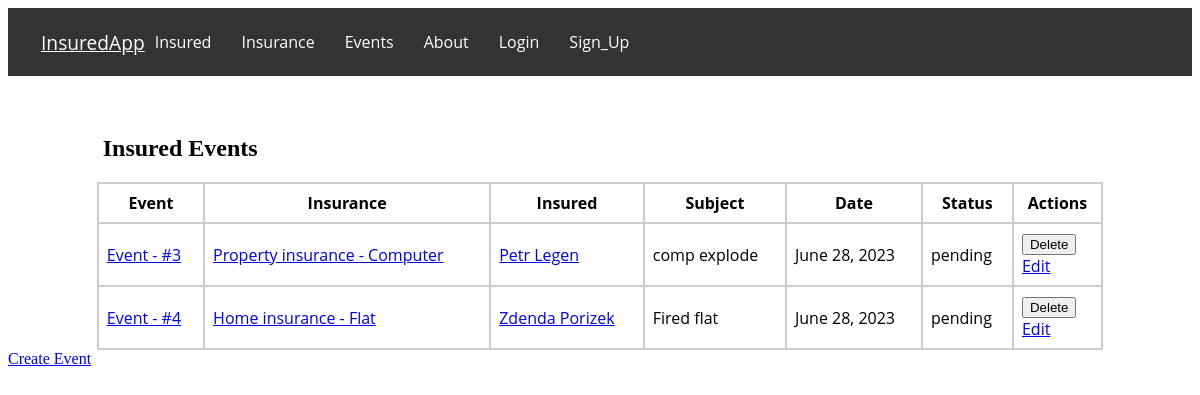
Screenshot of /insurance_events/ with the database file from the repository.
### evidence/models.py (models this page shows, shortened)
class InsuranceEvent(models.Model):
    STATUS_CHOICES = (
        ('pending', 'Pending'),
        ('approved', 'Approved'),
        ('rejected', 'Rejected'),
        ('in_progress', 'In Progress'),
        ('completed', 'Completed'),
    )
    insurance = models.ForeignKey(Insurance, on_delete=models.CASCADE, null=True)
    subject = models.CharField(max_length=32, null=True)
    description = models.TextField()
    date = models.DateField()
    status = models.CharField(max_length=32, choices=STATUS_CHOICES)
    note = models.TextField(blank=True, null=True)

class Insurance(models.Model):
    INSURANCE_TYPE = (
        ('home', 'Home insurance'),
        ('car', 'Car insurance'),
        ('property', 'Property insurance'),
    )
    insurance = models.ManyToManyField(Insured, related_name='insurance')
    type = models.CharField(max_length=32, choices=INSURANCE_TYPE)
    subject = models.CharField(max_length=32)
    amount = models.IntegerField()
    valid_from = models.DateField()
    valid_until = models.DateField()
    class Meta:
        ordering = ['id']

class Insured(models.Model):
    user = models.ForeignKey(User, on_delete=models.CASCADE, related_name='insured', null=True)
    ROLE_CHOICES = (
        ('insurer', 'Insurer'),
        ('insured', 'Insured'),
    )
    first_name = models.CharField(max_length=100)
    profile_photo = models.ImageField(upload_to='profile_photos', blank=True, null=True)
    last_name = models.CharField(max_length=100)
    email = models.EmailField()
    role = models.CharField(max_length=10, choices=ROLE_CHOICES, null=True)
    street = models.CharField(max_length=100)
    city = models.CharField(max_length=64)
    zipcode = models.IntegerField()
    phone = models.CharField(max_length=16)
    class Meta:
        ordering = ['id']

### evidence/views.py (the view)
# urls.py: path('insurance_events/', insurance_events, name='insurance_events'),
def insurance_events(request):
    events = InsuranceEvent.objects.all()
    for event in events:
        insured_names = ", ".join([insured.first_name for insured in event.insurance.insurance.all()])
        setattr(event, 'insured_names', insured_names)
    return render(request, 'insurance_events.html', {'events': events})

### evidence/templates/insurance_events.html (shortened to what this page needs)
{% extends 'base.html' %}
{% block content %}
  <h2 class="insured-events-h">Insured Events</h2>
  <table class="insured-events-table">
    <thead>
      <tr>
        <th>Event</th>
        <th>Insurance</th>
        <th>Insured</th>
        <th>Subject</th>
        <th>Date</th>
        <th>Status</th>
        <th>Actions</th>
      </tr>
    </thead>
    <tbody>
      {% for event in events %}
        <tr>
          <td>
            <a href="{% url 'insurance_event_detail' event_id=event.id %}">
              Event - #{{ event.id }}
            </a>
          </td>
          <td>
          <a href="{% url 'insurance_detail' event.insurance.id %}">
            {{ event.insurance.get_type_display }} - {{ event.insurance.subject }}
          </a>
          </td>
          <td>
              {% for insured in event.insurance.insurance.all %}
            <a href="{% url 'insured_detail' insured.id %}">
              {{ insured.first_name }} {{ insured.last_name }}
            </a>{% if not forloop.last %}, {% endif %}
              {% endfor %}
          </td>
          <td>{{ event.subject }}</td>
          <td>{{ event.date }}</td>
          <td>{{ event.status }}</td>
          <td>
            <form method="post" action="{% url 'delete_event' event_id=event.id %}">
                <button type="submit" class="delete-button" onclick="return confirm('Are you sure you want to delete this event?')">Delete</button>
            </form>
            <a href="{% url 'edit_event' event_id=event.id %}" class="edit-button">Edit</a>
          </td>
        </tr>
      {% endfor %}
    </tbody>
  </table>
  <a href="{% url 'create_event' %}" class="create-event-button">Create Event</a>
{% endblock %}

### static/css/style.css (style rules this page uses)
.insured-h, .insurances-h, .insured-events-h { margin-top: 5%; margin-left: 8%; }
.insured-table, .policies-table, .insurances-table, .insured-events-table { width: 85%; margin-top: 20px; margin-left: auto; margin-right: auto; border-collapse: collapse; font-family: 'Open Sans', sans-serif; }
.insured-table th, .insured-table td, .policies-table th, .policies-table td, .insurances-table th, .insurances-table td, .insured-events-table th, .insured-events-table td { padding: 8px; border: 2px solid #ccc; }

### rows the page displays
InsuranceEvent: id "3", insurance.type "Property insurance", insurance.subject "Computer", subject "comp explode", date "June 28, 2023", status "pending"
Insured: first_name "Petr", last_name "Legen"
InsuranceEvent: id "4", insurance.type "Home insurance", insurance.subject "Flat", subject "Fired flat", date "June 28, 2023", status "pending"
Insured: first_name "Zdenda", last_name "Porizek"
